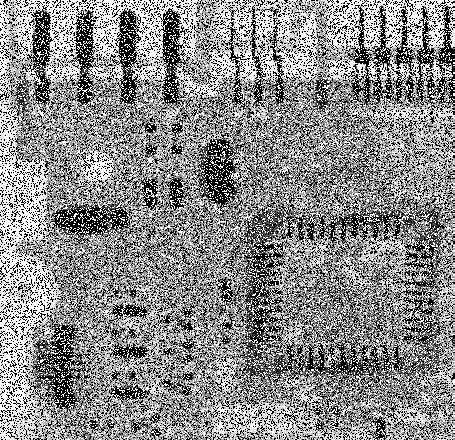
#> input picture Lab_03/imagens/salt_noise.png, 455 x 440 px
$ python lab3_1.py   (older library calls are emulated)
#> lines starting #> are read from the running program, lines starting #| are printed output that depends on the picture; after the words box and inside, x2 and y2 are one past the last pixel; in counts of white or black regions, pixels touching at a corner belong together
import cv2
import numpy as np
import matplotlib.pyplot as plt

img = cv2.imread('imagens/salt_noise.png', 0)
#> img is the input picture: shape (440, 455); min 0, max 255, mean 138.1

#FILTROS NO DOMÍNIO ESPACIAL

sobel = cv2.Sobel(img, cv2.CV_8U, dx=1, dy=1)
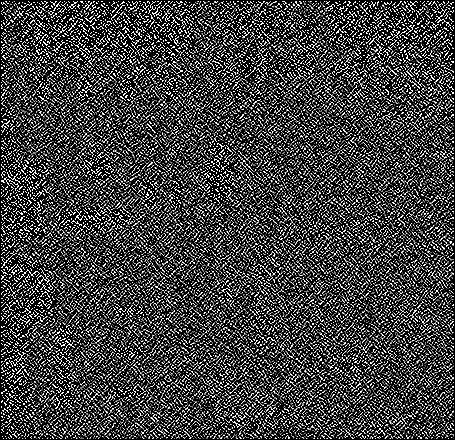
#> sobel: shape (440, 455); min 0, max 255, mean 66.6

canny = cv2.Canny(img, 100, 200)
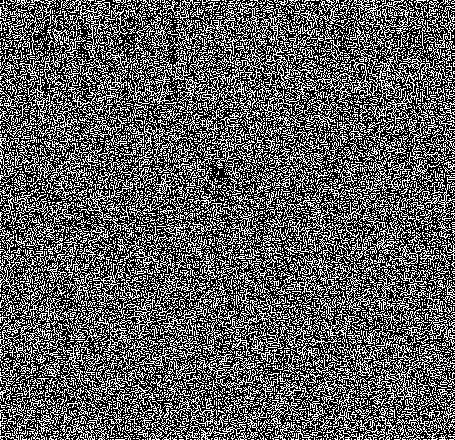
#> canny: shape (440, 455); 36.7% white in thin lines or dots

low_sigma = cv2.GaussianBlur(img, (3, 3), 0)
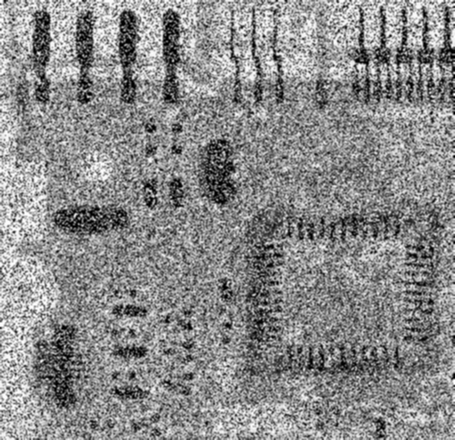
#> low_sigma: shape (440, 455); min 0, max 255, mean 138.1
high_sigma = cv2.GaussianBlur(img, (5, 5), 0)
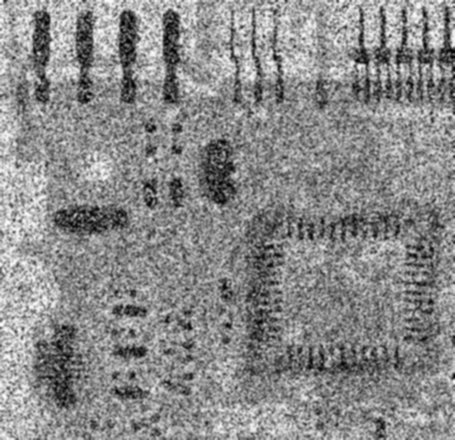
#> high_sigma: shape (440, 455); min 0, max 253, mean 138.1
dog = cv2.subtract(low_sigma, high_sigma)
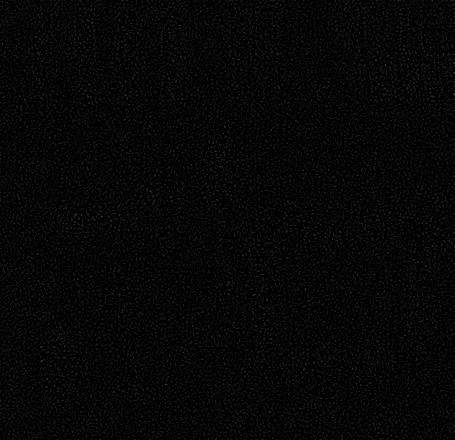
#> dog: shape (440, 455); min 0, max 60, mean 5.6

#FILTRO NO DOMÍNIO DA FREQUÊNCIA

img_float = np.float32(img)
dft = cv2.dft(img_float, flags=cv2.DFT_COMPLEX_OUTPUT)
dft_shift = np.fft.fftshift(dft)

mask = np.float32([[-1, 0, 1],
                   [-2, 0, 2],
                   [-1, 0, 1]])

rows, cols = img.shape
#> rows = 440; cols = 455
filter_mask = np.zeros((rows, cols), dtype=np.float32)
filter_mask[(rows//2)-1:(rows//2)+2, (cols//2)-1:(cols//2)+2] = mask

filter_dft = cv2.dft(filter_mask, flags=cv2.DFT_COMPLEX_OUTPUT)
filter_dft_shift = np.fft.fftshift(filter_dft)

mag = cv2.magnitude(filter_dft_shift[:, :, 0], filter_dft_shift[:, :, 1])
filter_dft_shift[:, :, 0] = mag
filter_dft_shift[:, :, 1] = mag

filtered_dft = cv2.multiply(dft_shift, filter_dft_shift)

idft_shift = np.fft.ifftshift(filtered_dft)
img_back = cv2.idft(idft_shift)
img_back = cv2.magnitude(img_back[:, :, 0], img_back[:, :, 1])
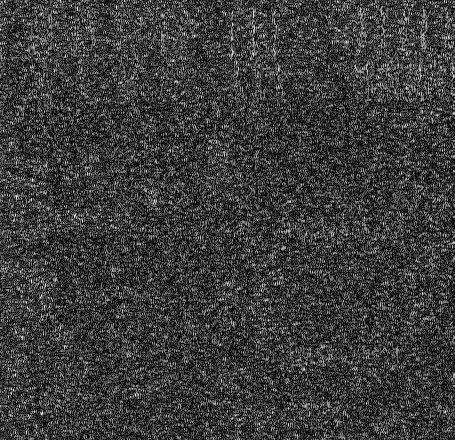
#> img_back: shape (440, 455) float32; min 252.2, max 241797696, mean 55962092; drawn with min black and max white
img_back = cv2.normalize(img_back, None, 0, 255, cv2.NORM_MINMAX)
img_back = np.uint8(img_back)

titles = ['Original', 'Sobel (Espacial)', 'Canny (Espacial)', 'DoG (Espacial)', 'FFT com Sobel (Freq)']
images = [img, sobel, canny, dog, img_back]


plt.figure(figsize=(12, 6))
for i in range(5):
    plt.subplot(2, 3, i+1)
    plt.imshow(images[i], cmap='gray')
    plt.title(titles[i])
    plt.xticks([]), plt.yticks([])
plt.tight_layout()
plt.show()
